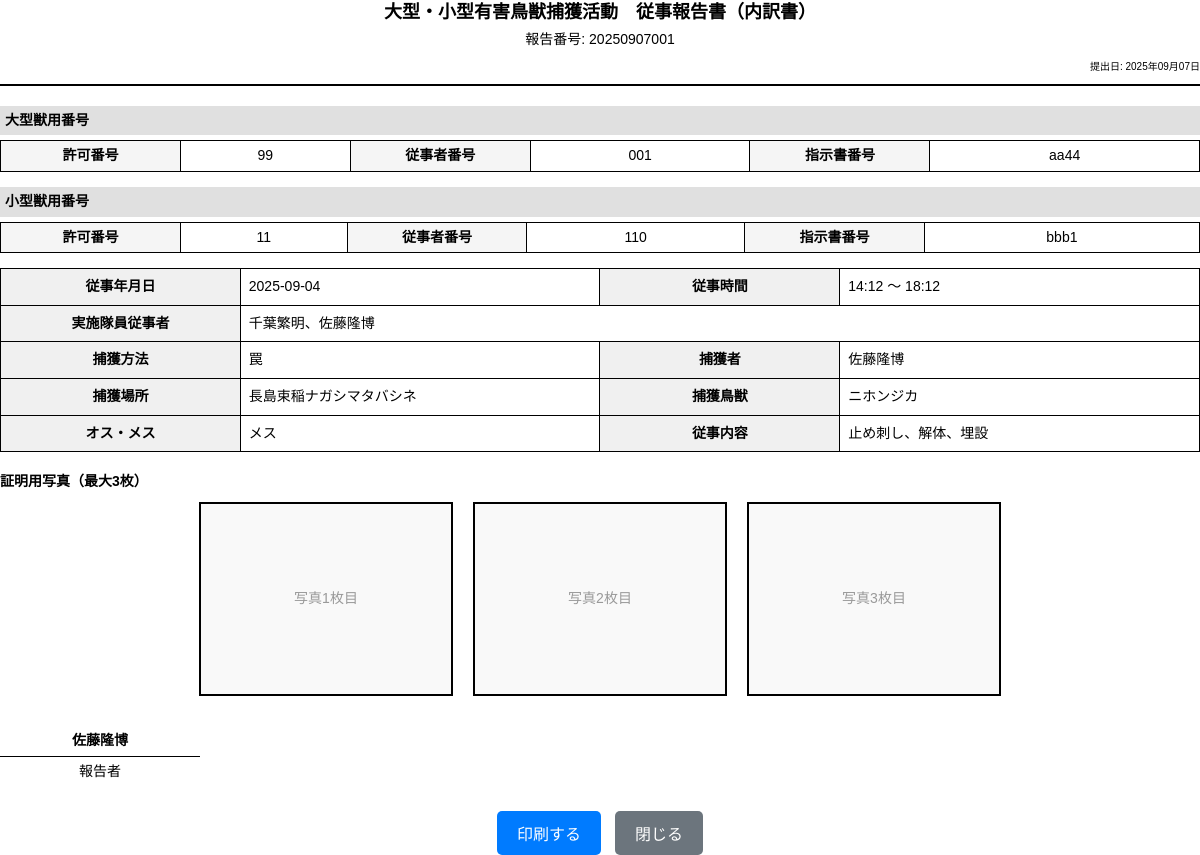
Page /report/print/11 (signed in) on the committed database.
### app.py (models this page shows)
class Report(Model):
    reportno = CharField(unique=True)  # 報告番号
    user = CharField()  # ユーザー名（またはID）
    date = CharField()
    start_time = CharField()
    end_time = CharField()
    method = CharField()
    hunter = CharField()
    team_members = CharField(null=True)  # 実施隊従事者（カンマ区切りで保存）
    location = CharField()
    animal = CharField()
    sex = CharField()
    tasks = CharField()  # カンマ区切りで保存
    tail_submitted = CharField()  # "yes" or "no"
    email_sent = BooleanField(default=False)  # メール送信済みフラグ
    email_sent_date = CharField(null=True)  # メール送信日時
    email_sent_by = CharField(null=True)  # メール送信者
    photo_upload_date = CharField(null=True)  # 写真アップロード日時
    class Meta:
        database = db

class Member(Model):
    name = CharField(unique=True)  # メンバー名
    large_license_permit = CharField(null=True)  # 大型獣用許可番号
    large_license_operator = CharField(null=True)  # 大型獣用従事者番号
    large_license_instruction = CharField(null=True)  # 大型獣用指示書番号
    small_license_permit = CharField(null=True)  # 小型獣用許可番号
    small_license_operator = CharField(null=True)  # 小型獣用従事者番号
    small_license_instruction = CharField(null=True)  # 小型獣用指示書番号
    phone = CharField(null=True)  # 電話番号
    email = CharField(null=True)  # メールアドレス
    address = CharField(null=True)  # 住所
    birthday_date = CharField(null=True)  # 誕生日
    status = CharField(default="active")  # active / inactive
    notes = CharField(null=True)  # 備考
    class Meta:
        database = db

### app.py (the view, shortened to what this page needs)
@app.route("/report/print/<report_id>")
def print_report(report_id):
    if "user_id" not in session:
        return redirect("/login")
    try:
        report = Report.get_by_id(report_id)
        member = Member.get_or_none(Member.name == report.hunter)
        photos = []
        upload_dir = os.path.join(os.path.dirname(__file__), "uploads", report.reportno)
        today = datetime.date.today().strftime("%Y年%m月%d日")
        return render_template("report_print.html", report=report, member=member, photos=photos, today=today)
    except Report.DoesNotExist:
        return "報告が見つかりません", 404
    except Exception as e:
        return f"エラーが発生しました: {str(e)}", 500

### templates/report_print.html (shortened to what this page needs)
<!DOCTYPE html>
<html lang="ja">
<head>
</head>
<body>
    <div class="report-header">
        <div class="report-title">大型・小型有害鳥獣捕獲活動　従事報告書（内訳書）</div>
        <div class="report-subtitle">報告番号: {{ report.reportno }}</div>
        <div class="report-info">提出日: {{ today }}</div>
    </div>
    <div class="license-section">
        <div class="license-title">大型獣用番号</div>
        <table class="license-table">
            <tr>
                <td class="label">許可番号</td>
                <td>{{ member.large_license_permit or '　' }}</td>
                <td class="label">従事者番号</td>
                <td>{{ member.large_license_operator or '　' }}</td>
                <td class="label">指示書番号</td>
                <td>{{ member.large_license_instruction or '　' }}</td>
            </tr>
        </table>
    </div>
    <div class="license-section">
        <div class="license-title">小型獣用番号</div>
        <table class="license-table">
            <tr>
                <td class="label">許可番号</td>
                <td>{{ member.small_license_permit or '　' }}</td>
                <td class="label">従事者番号</td>
                <td>{{ member.small_license_operator or '　' }}</td>
                <td class="label">指示書番号</td>
                <td>{{ member.small_license_instruction or '　' }}</td>
            </tr>
        </table>
    </div>
    <table class="form-table">
        <tr>
            <td class="label">従事年月日</td>
            <td class="value">{{ report.date }}</td>
            <td class="label">従事時間</td>
            <td class="value">{{ report.start_time }} ～ {{ report.end_time }}</td>
        </tr>
        <tr>
            <td class="label">実施隊員従事者</td>
            <td class="value" colspan="3">
                {% if report.team_members %}
                {{ report.team_members.replace(',', '、') }}
                {% endif %}
            </td>
        </tr>
        <tr>
            <td class="label">捕獲方法</td>
            <td class="value">{{ report.method }}</td>
            <td class="label">捕獲者</td>
            <td class="value">{{ report.hunter }}</td>
        </tr>
        <tr>
            <td class="label">捕獲場所</td>
            <td class="value">{{ report.location }}</td>
            <td class="label">捕獲鳥獣</td>
            <td class="value">{{ report.animal }}</td>
        </tr>
        <tr>
            <td class="label">オス・メス</td>
            <td class="value">{{ report.sex }}</td>
            <td class="label">従事内容</td>
            <td class="value">
                {% if report.tasks %}
                {{ report.tasks.replace(',', '、') }}
                {% endif %}
            </td>
        </tr>
    </table>
    <div class="photo-section">
        <div style="font-weight: bold; margin-bottom: 10px;">証明用写真（最大3枚）</div>
        <div class="photo-container">
            {% if photos|length < 3 %} {% for i in range(3 - photos|length) %} <div class="photo-box">
                <div style="color: #999;">写真{{ photos|length + loop.index }}枚目</div>
        </div>
        {% endfor %}
        {% endif %}
    </div>
    </div>
    <div class="signature-section">
        <div class="signature-box">
            <div class="signature-line">{{ report.user }}</div>
            <div>報告者</div>
        </div>
    </div>
    <div class="no-print" style="margin-top: 30px; text-align: center;">
        <button onclick="window.print()" style="padding: 10px 20px; font-size: 16px; background-color: #007bff; color: white; border: none; border-radius: 5px; cursor: pointer;">
            印刷する
        </button>
        <button onclick="window.close()" style="padding: 10px 20px; font-size: 16px; background-color: #6c757d; color: white; border: none; border-radius: 5px; cursor: pointer; margin-left: 10px;">
            閉じる
        </button>
    </div>
</body>
</html>

### templates/report_print.html (style rules this page uses)
body { font-family: "Meiryo UI", "メイリオ", sans-serif; font-size: 14px; line-height: 1.4; margin: 0; padding: 0; }
.report-header { text-align: center; margin-bottom: 20px; border-bottom: 2px solid #000; padding-bottom: 10px; }
.report-title { font-size: 18px; font-weight: bold; margin-bottom: 5px; }
.report-subtitle { font-size: 14px; margin-bottom: 10px; }
.report-info { font-size: 10px; text-align: right; }
.form-table { width: 100%; border-collapse: collapse; margin-bottom: 20px; }
.form-table td { border: 1px solid #000; padding: 8px; vertical-align: top; }
.form-table .label { background-color: #f0f0f0; font-weight: bold; width: 20%; text-align: center; }
.form-table .value { width: 30%; min-height: 30px; }
.license-section { margin-bottom: 15px; }
.license-title { font-weight: bold; background-color: #e0e0e0; padding: 5px; margin-bottom: 5px; }
.license-table { width: 100%; border-collapse: collapse; }
.license-table td { border: 1px solid #000; padding: 5px; text-align: center; }
.license-table .label { background-color: #f5f5f5; font-weight: bold; width: 15%; }
.photo-section { margin-top: 20px; }
.photo-container { display: flex; gap: 20px; margin-top: 10px; flex-wrap: wrap; justify-content: center; }
.photo-box { width: 250px; height: 190px; border: 2px solid #000; display: flex; align-items: center; justify-content: center; background-color: #f9f9f9; position: relative; }
.signature-section { margin-top: 30px; display: flex; justify-content: space-between; }
.signature-box { width: 200px; text-align: center; }
.signature-line { border-bottom: 1px solid #000; height: 30px; margin-bottom: 5px; display: flex; align-items: center; justify-content: center; font-weight: bold; }

### rows in the picture
Report: reportno "20250907001", date "2025-09-04", start_time "14:12", end_time "18:12", team_members.replace "千葉繁明、佐藤隆博", method "罠", hunter "佐藤隆博", location "長島束稲ナガシマタバシネ", animal "ニホンジカ", sex "メス", tasks.replace "止め刺し、解体、埋設", user "佐藤隆博"
Member: large_license_permit "99", large_license_operator "001", large_license_instruction "aa44", small_license_permit "11", small_license_operator "110", small_license_instruction "bbb1"

### other values in the picture
{{ photos|length + loop.index }} "1" "2" "3"
